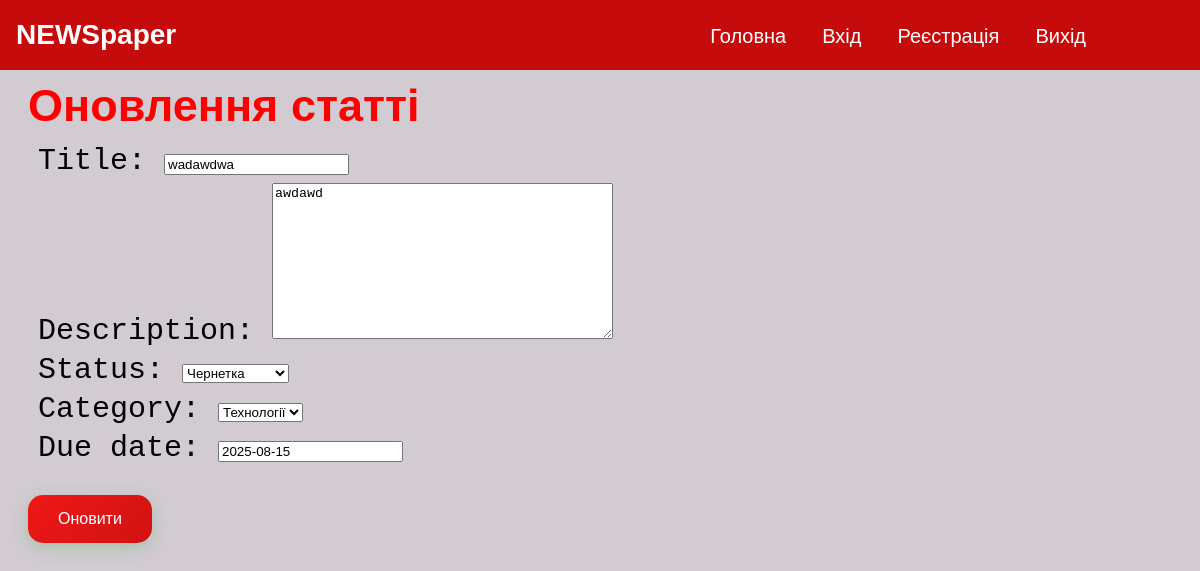
The page /4/update/ (signed in) on the database its author committed.
### blog_files/models.py (models this page shows, shortened)
class Article(models.Model):
    STATUS_CHOICES = [
        ("Чернетка", "Чернетка"),
        ("Опубліковано", "Опубліковано"),
    ]
    CATEGORY_CHOICES = [
        ("Технології", "Технології"),
        ("Кухня", "Кухня"),
        ("Навчання", "Навчання")
    ]
    title = models.CharField(max_length=256)
    description = models.TextField()
    status = models.CharField(max_length=20, choices=STATUS_CHOICES, default="published")
    category = models.CharField(max_length=20, choices=CATEGORY_CHOICES, default="studying")
    due_date = models.DateField(null=True, blank=True)
    author = models.ForeignKey(User, on_delete=models.CASCADE, related_name="tasks")

### blog_files/views.py (the view)
# urls.py: path("<int:pk>/update/", views.ArticleUpdateView.as_view(), name="article-update"),
class ArticleUpdateView(LoginRequiredMixin, UserIsOwnerMixin, UpdateView):
    model = models.Article
    form_class = ArticleForm
    template_name = "html_files/article_update_form.html"
    success_url = reverse_lazy("articlee:article-list")

### blog_files/forms.py (shortened to what this page needs)
class ArticleForm(forms.ModelForm):
    class Meta:
        model = Article
        fields = ["title", "description", "status", "category", "due_date"]

### blog_files/mixins.py (called while the page is built)
    def dispatch(self, request, *args, **kwargs):
        instance = self.get_object()
        if instance.author != self.request.user:
            raise PermissionDenied
        return super().dispatch(request, *args, **kwargs)

### blog_files/templates/html_files/article_update_form.html (shortened to what this page needs)
{% extends "base.html" %}
{% load static %}
{% block content %}
<div class="container">
    <h2>Оновлення статті</h2>
    <form method="post">
      {{ form.as_p }}
      <button type="submit" class="btn-red">Оновити</button>
    </form>
</div>
{% endblock %}

### static/css/styles.css (style rules this page uses)
body { margin-top: 80px; background-color: #D2CBD2; color: black; font-family: Arial, sans-serif; }
.container { max-width: 1200px; margin-bottom: 0 auto; margin-left: 20px; padding: 20 px; }
h2 { color: red; font-family: Arial, sans-serif; font-size: 45px }
p { color: black; font-family: monospace; font-size: 30px; margin-top: -25px; margin-left: 10px }
.btn-red { background: linear-gradient(135deg, #F01717, #CF1313); color: white; border: none; border-radius: 15px; padding: 15px 30px; font-size: 16px; font-weight: 500; cursor: pointer; box-shadow: 0 5px 15px rgba(76, 175, 80, 0.3); transition: all 0.2s ease; position: relative; overflow: hidden; text-decoration: none; z-index: 1; }

### rows shown on the page
Article: title "wadawdwa", description "awdawd", status "Чернетка", category "Технології", due_date "2025-08-15"
